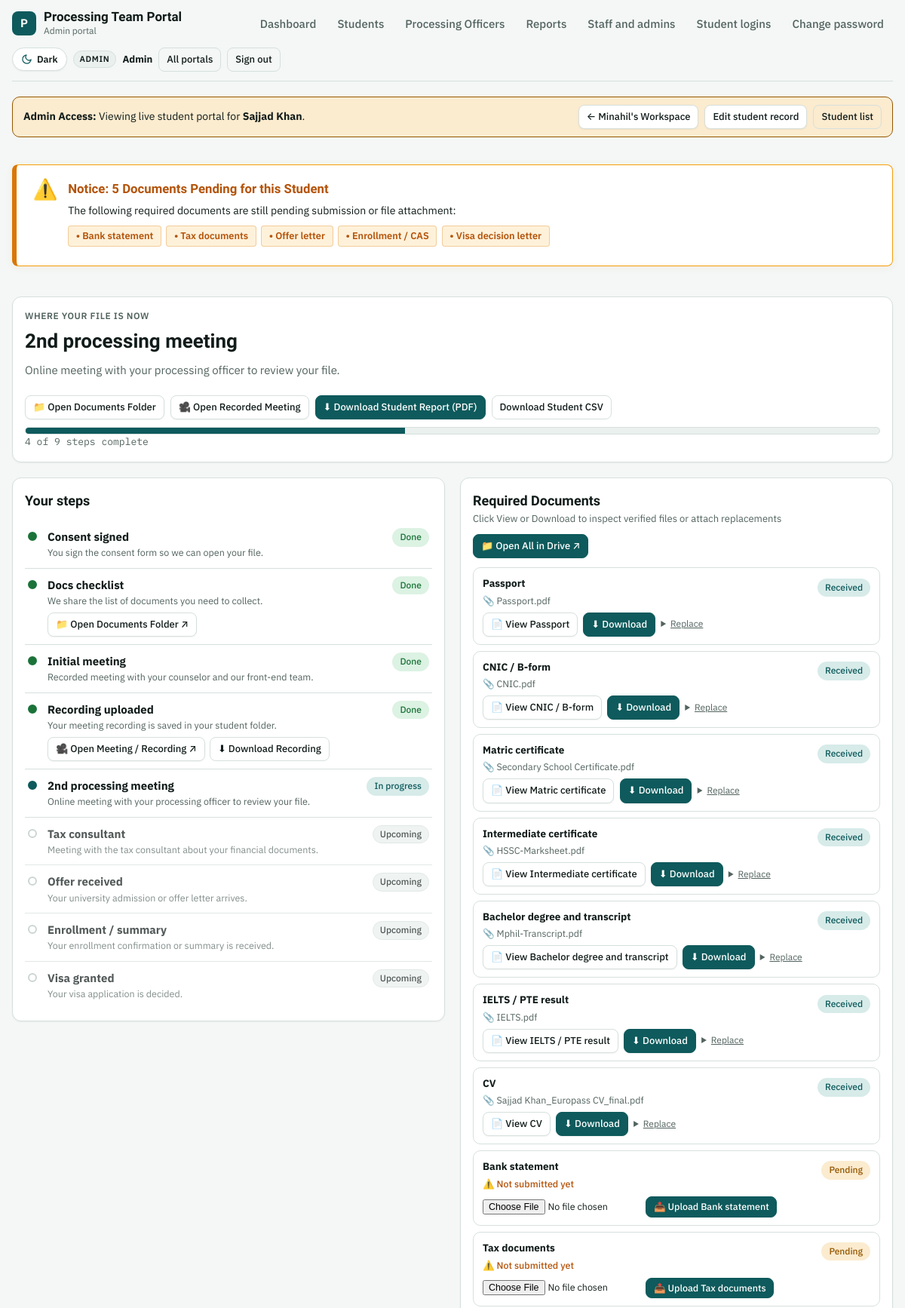
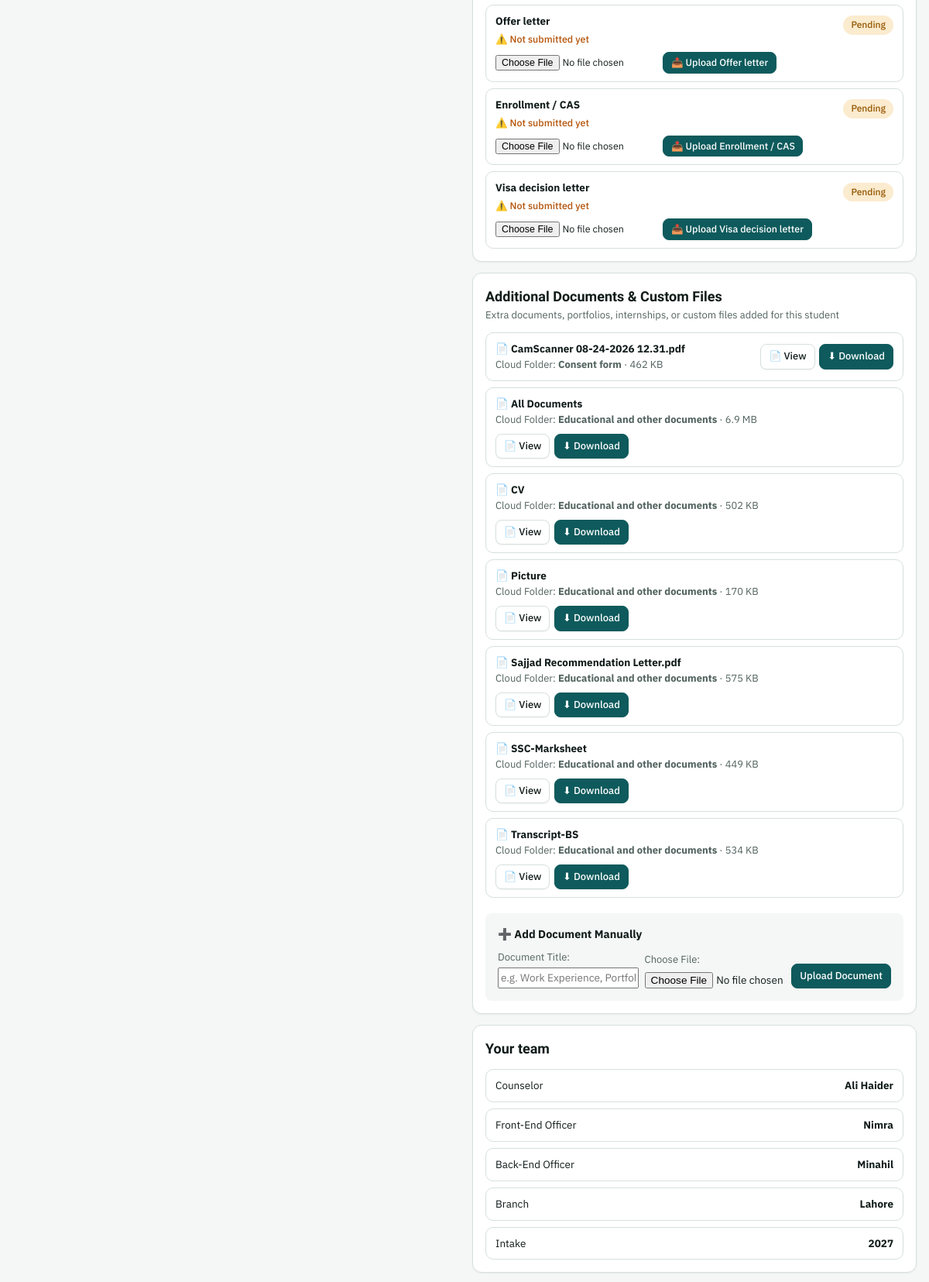
Page /admin/progress.php?id=1 (signed in, upper part) on the committed database (2 pictures, top to bottom).
### tables this page shows
CREATE TABLE users (
  id                   INTEGER PRIMARY KEY AUTOINCREMENT,
  name                 TEXT NOT NULL,
  username             TEXT NOT NULL UNIQUE,
  password_hash        TEXT NOT NULL,
  role                 TEXT NOT NULL CHECK(role IN ('admin','officer','student')),
  student_id           INTEGER NULL UNIQUE,
  active               INTEGER NOT NULL DEFAULT 1,
  must_change_password INTEGER NOT NULL DEFAULT 1,
  last_login           TEXT NULL,
  created_at           TEXT NOT NULL, department TEXT DEFAULT 'backend',
  FOREIGN KEY (student_id) REFERENCES students(id) ON DELETE CASCADE
);

CREATE TABLE students (
  id                INTEGER PRIMARY KEY AUTOINCREMENT,
  name              TEXT NOT NULL,
  counselor         TEXT NULL,
  officer_id        INTEGER NULL,
  entered_by        INTEGER NULL,
  refund            TEXT NULL,
  branch            TEXT NULL,
  intake            TEXT NULL,
  received_date     TEXT NULL,
  consult1          TEXT NULL,
  consent           TEXT NULL,
  docs_checklist    TEXT NULL,
  initial_meeting   TEXT NULL,
  follow_up_1       TEXT NULL,
  recorded_uploaded TEXT NULL,
  drive_link        TEXT NULL,
  meeting_priority  TEXT NULL,
  second_meeting    TEXT NULL,
  follow_up_2       TEXT NULL,
  tax_meeting       TEXT NULL,
  follow_up_3       TEXT NULL,
  offer             TEXT NULL,
  consult2          TEXT NULL,
  disc2             TEXT NULL,
  enrollment        TEXT NULL,
  consult3          TEXT NULL,
  disc3             TEXT NULL,
  visa              TEXT NULL,
  last_installment  TEXT NULL,
  remarks           TEXT NULL,
  created_at        TEXT NOT NULL,
  updated_at        TEXT NULL
, csc_status TEXT DEFAULT NULL, csc_verified_at TEXT DEFAULT NULL, csc_verified_by INTEGER DEFAULT NULL, sheet_sr INTEGER, email TEXT, student_password TEXT, portal_id TEXT, portal_password TEXT, shortlisting TEXT, pending_docs_note TEXT, doc_request_date TEXT, enrollment_date TEXT, installment_1 TEXT, installment_2 TEXT, installment_3 TEXT, installment_4 TEXT, threat_cancellation TEXT, meeting_link TEXT, drive_files_json TEXT NULL, frontend_officer_id INTEGER DEFAULT NULL, frontend_officer_name TEXT DEFAULT NULL);

CREATE TABLE student_documents (
  student_id  INTEGER NOT NULL,
  doc_index   INTEGER NOT NULL,
  status      TEXT NOT NULL,
  updated_by  INTEGER NULL,
  updated_at  TEXT NOT NULL, file_path TEXT NULL, file_name TEXT NULL, file_size INTEGER NULL, mime_type TEXT NULL, uploaded_at TEXT NULL, uploaded_by INTEGER NULL,
  PRIMARY KEY (student_id, doc_index),
  FOREIGN KEY (student_id) REFERENCES students(id) ON DELETE CASCADE
);

### app/pages/student_view.php (the view, shortened to what the rows shown need)
<?php
$r = q('SELECT s.id, s.name, s.counselor, s.branch, s.intake, s.drive_link, s.meeting_link, s.drive_files_json,
               s.consent, s.docs_checklist, s.initial_meeting, s.recorded_uploaded, s.second_meeting,
               s.tax_meeting, s.offer, s.enrollment, s.visa,
               s.follow_up_1, s.follow_up_2, s.follow_up_3,
               s.email, s.portal_id, s.shortlisting, s.pending_docs_note,
               s.officer_id, s.frontend_officer_id,
               o.name AS officer_name,
               COALESCE(fo.name, s.frontend_officer_name) AS frontend_officer_name
        FROM students s
        LEFT JOIN users o ON o.id = s.officer_id
        LEFT JOIN users fo ON fo.id = s.frontend_officer_id
        WHERE s.id = ?', [$sid])->fetch();
$docs = [];
foreach (q('SELECT doc_index, status, file_name, file_size, file_path FROM student_documents WHERE student_id = ?', [$sid]) as $d) {
    $docs[(int)$d['doc_index']] = $d;
}
$ns = next_stage($r);
if ($r['visa'] === 'Granted') $head = ['Visa granted', 'Congratulations. Your processing officer will share the next steps for travel.'];
elseif ($r['visa'] === 'Refused') $head = ['Visa refused', 'Your processing officer will contact you about the options.'];
elseif ($ns) { $i = array_search($ns, array_column(STAGES, 0), true); $head = [$ns, STAGES[$i][2]]; }
else $head = ['File complete', ''];
$portalLabel = $preview ? PORTALS[$u['role']]['label'] : PORTALS['student']['label'];
$base = ($preview && $u['role'] === 'admin') ? 'admin' : (($preview && $u['role'] === 'officer') ? 'officer' : 'student');
$driveUrl = safe_link($r['drive_link'] ?? null);
$hasMeeting = student_has_meeting($r);
$meetingUrl = url('meeting.php?id=' . (int)$sid);
$isStaff = ($preview || $u['role'] === 'admin' || $u['role'] === 'officer');
page_start($preview ? 'Student progress view' : 'My file', $u, $portalLabel);
if ($preview): ?>
<div class="flash warn" style="display:flex;justify-content:space-between;align-items:center;flex-wrap:wrap;gap:0.5rem; margin-bottom: 1rem;">
  <div><b><?= h(ucfirst($u['role'])) ?> Access:</b> Viewing live student portal for <b><?= h($r['name']) ?></b>.</div>
  <div style="display:flex;gap:0.5rem;align-items:center;flex-wrap:wrap;">
    <?php if ($u['role'] === 'admin' && !empty($r['officer_id'])): ?>
      <a class="btn sm" href="<?= h(url('admin/officers.php?id=' . $r['officer_id'])) ?>">← <?= h($r['officer_name'] ?: 'Officer') ?>'s Workspace</a>
    <?php endif; ?>
    <a class="btn sm" href="<?= h(url($base . '/student.php?id=' . $sid)) ?>">Edit student record</a>
    <a class="btn sm ghost" href="<?= h(url($base . '/students.php')) ?>">Student list</a>
  </div>
</div>
<?php endif; ?>
<section class="panel hero-step">
  <div style="display:flex;justify-content:space-between;align-items:flex-start;flex-wrap:wrap;gap:1rem;">
    <div>
      <h1><?= h($head[0]) ?></h1>
    </div>
  </div>
</section>
<div class="grid2">
  <section class="panel">
    <div class="panel-h"><h2>Your steps</h2></div>
    <ol class="tl">
    <?php foreach (STAGES as $i => $s):
        $st = stage_done($r, $i) ? 'done' : ($s[0] === $ns ? 'now' : 'later'); ?>
      <li class="<?= $st ?>"><span class="dot"></span>
        <div>
          <b><?= h($s[0]) ?></b>
          <div class="m"><?= h($s[2]) ?></div>
          <?php if ($isStaff): ?>
            <?php if ($s[1] === 'recorded_uploaded'): ?>
              <?php if ($hasMeeting): ?>
                <div style="margin-top:0.35rem; display:flex; gap:0.4rem; flex-wrap:wrap;">
                  <a class="btn sm" href="<?= h($meetingUrl) ?>" target="_blank" rel="noopener noreferrer">🎥 Open Meeting / Recording ↗</a>
                  <a class="btn sm ghost" href="<?= h($meetingUrl . '&download=1') ?>">⬇ Download Recording</a>
                </div>
              <?php else: ?>
                <div class="small" style="color:#ef4444; margin-top:0.35rem; font-weight:600;">
                  ⚠️ Recorded meeting video not available
                </div>
              <?php endif; ?>
            <?php elseif ($s[1] === 'docs_checklist' && $driveUrl): ?>
              <div style="margin-top:0.35rem;"><a class="btn sm" href="<?= h($driveUrl) ?>" target="_blank" rel="noopener noreferrer">📁 Open Documents Folder ↗</a></div>
            <?php endif; ?>
          <?php endif; ?>
        </div>
        <?php
          $pillClass = $st === 'done' ? 'ok' : ($st === 'now' ? 'acc' : '');
          $pillText = $st === 'done' ? 'Done' : ($st === 'now' ? 'In progress' : 'Upcoming');
        ?>
        <span class="pill <?= $pillClass ?>"><?= $pillText ?></span></li>
    <?php endforeach; ?>
    </ol>
  </section>
  <div class="stack">
    <section class="panel">
      <div class="panel-h">
        <div>
          <h2>Required Documents</h2>
        </div>
      </div>
      <div class="list">
      <?php foreach (DOCS as $i => $d):
        $dRow = $docs[$i] ?? null;
        $v = is_array($dRow) ? ($dRow['status'] ?? '') : (string)$dRow;
        $hasFile = is_array($dRow) && !empty($dRow['file_path']);
        $fileName = ($hasFile && !empty($dRow['file_name'])) ? $dRow['file_name'] : '';
      ?>
        <div class="li" style="flex-wrap:wrap; gap:0.6rem; justify-content:space-between; align-items:flex-start;">
          <div style="flex: 1; min-width: 240px;">
            <b><?= h($d) ?></b>
            <?php if ($hasFile): ?>
              <div class="small muted" style="font-size:0.78rem; margin-top:0.15rem;">📎 <?= h($fileName) ?></div>
              <div class="small" style="margin-top:0.35rem; display:flex; gap:0.45rem; align-items:center; flex-wrap:wrap;">
                <a class="btn sm" href="<?= h(url('document.php?id=' . $sid . '&doc=' . $i)) ?>" target="_blank" title="View <?= h($fileName) ?>">📄 View <?= h($d) ?></a>
                <a class="btn sm primary" href="<?= h(url('document.php?id=' . $sid . '&doc=' . $i . '&download=1')) ?>" title="Download <?= h($fileName) ?>">⬇ Download</a>
                <?php if ($isStaff): ?>
                  <details style="display:inline-block;">
                    <summary class="small muted" style="cursor:pointer; font-size:0.75rem; text-decoration:underline;">Replace</summary>
                  </details>
                <?php endif; ?>
              </div>
            <?php endif; ?>
          </div>
          <span class="pill <?= pill_class($v ?: 'Pending') ?>" style="margin-top:0.2rem;"><?= h($v ?: 'Pending') ?></span>
        </div>
      <?php endforeach; ?>
      </div>
    </section>
    <section class="panel">
      <div class="panel-h">
        <div>
          <h2>Additional Documents & Custom Files</h2>
        </div>
      </div>
    </section>
    <section class="panel">
      <div class="panel-h"><h2>Your team</h2></div>
      <div class="list">
        <div class="li"><span>Counselor</span><b><?= h($r['counselor'] ?: 'Not assigned') ?></b></div>
        <div class="li"><span>Branch</span><b><?= h($r['branch']) ?></b></div>
        <div class="li"><span>Intake</span><b><?= h($r['intake']) ?></b></div>
      </div>
    </section>
  </div>
</div>
<?php page_end();

### app/layout.php (shortened to what the rows shown need)
<?php
function nav_items(string $role): array {
    return match ($role) {
        'admin'   => ['admin/index.php' => 'Dashboard', 'admin/students.php' => 'Students', 'admin/officers.php' => 'Processing Officers', 'admin/reports.php' => 'Reports', 'admin/staff.php' => 'Staff and admins', 'admin/logins.php' => 'Student logins'],
        'officer' => ['officer/index.php' => 'Dashboard', 'officer/students.php' => 'My students'],
        'student' => ['student/index.php' => 'My file'],
        default   => [],
    };
}
function theme_toggle_btn(): string {
    return '<button type="button" class="theme-toggle" data-theme-toggle aria-label="Switch theme" title="Switch between Light and Dark mode" aria-pressed="false">'
         . '<svg class="icon-sun" viewBox="0 0 24 24" aria-hidden="true"><circle cx="12" cy="12" r="5"/><line x1="12" y1="1" x2="12" y2="3"/><line x1="12" y1="21" x2="12" y2="23"/><line x1="4.22" y1="4.22" x2="5.64" y2="5.64"/><line x1="18.36" y1="18.36" x2="19.78" y2="19.78"/><line x1="1" y1="12" x2="3" y2="12"/><line x1="21" y1="12" x2="23" y2="12"/><line x1="4.22" y1="19.78" x2="5.64" y2="18.36"/><line x1="18.36" y1="5.64" x2="19.78" y2="4.22"/></svg>'
         . '<svg class="icon-moon" viewBox="0 0 24 24" aria-hidden="true"><path d="M21 12.79A9 9 0 1 1 11.21 3 7 7 0 0 0 21 12.79z"/></svg>'
         . '<span data-theme-label>Dark</span>'
         . '</button>';
}
function page_start(string $title, ?array $u = null, string $portalLabel = ''): void {
    global $CONFIG;
    $self = ltrim(substr(parse_url($_SERVER['REQUEST_URI'] ?? '', PHP_URL_PATH) ?: '', strlen(base_url())), '/');
    $cookieTheme = $_COOKIE['ptp_theme'] ?? '';
    $htmlThemeAttr = in_array($cookieTheme, ['light', 'dark'], true) ? ' data-theme="' . h($cookieTheme) . '"' : '';
    ?><!doctype html>
<html lang="en"<?= $htmlThemeAttr ?>>
<head>
<link rel="stylesheet" href="<?= h(url('assets/style.css')) ?>">
</head>
<body>
<div class="wrap">
<?php if ($u): ?>
<header class="top">
  <a class="brand" href="<?= h(url('index.php')) ?>" style="text-decoration:none; color:inherit;"><div class="mark">P</div><div><div class="app"><?= h($CONFIG['app_name']) ?></div><small><?= h($portalLabel) ?></small></div></a>
  <nav class="tabs">
    <?php foreach (nav_items($u['role']) as $href => $label): ?>
      <a href="<?= h(url($href)) ?>" <?= $self === $href ? 'aria-current="page"' : '' ?>><?= h($label) ?></a>
    <?php endforeach; ?>
    <a href="<?= h(url('account/password.php?portal=' . $u['role'])) ?>" <?= $self === 'account/password.php' ? 'aria-current="page"' : '' ?>>Change password</a>
  </nav>
  <div class="who">
    <?= theme_toggle_btn() ?>
    <span class="role"><?= h(ucfirst($u['role'] === 'officer' ? 'Officer' : $u['role'])) ?></span>
    <b><?= h($u['name']) ?></b>
    <a class="btn sm ghost" href="<?= h(url('index.php')) ?>">All portals</a>
    <form method="post" action="<?= h(url('logout.php')) ?>"><button class="btn sm ghost" type="submit">Sign out</button></form>
  </div>
</header>
<?php else: ?>
<div class="guest-topbar">
  <?= theme_toggle_btn() ?>
</div>
<?php endif; ?>
<main>
<?php endforeach;
}
function page_end(): void { ?>
</main>
</div>
</body>
</html>
<?php }
function pill_class(string $v): string {
    return match ($v) {
        'Granted', 'Verified', 'Yes', 'Done' => 'ok',
        'Refused', 'Non-Refundable', 'No'    => 'bad',
        'Pending', 'Requested'               => 'warn',
        default                              => 'acc',
    };
}

### rows in the picture
users: role "Admin portal", role "Dashboard", role "Students", role "Processing Officers", role "Reports", role "Staff and admins", role "Student logins", role "ADMIN", name "Admin", role "Admin"
students: name "Sajjad Khan", consent "Done", docs_checklist "Done", initial_meeting "Done", meeting_link "Done", second_meeting "In progress", tax_meeting "Upcoming", offer "Upcoming", enrollment "Upcoming", visa "Upcoming", counselor "Ali Haider", branch "Lahore", intake "2027"
student_documents: file_name "Passport.pdf"
student_documents: file_name "CNIC.pdf"
student_documents: file_name "Secondary School Certificate.pdf"
student_documents: file_name "HSSC-Marksheet.pdf"
student_documents: file_name "Mphil-Transcript.pdf"
student_documents: file_name "IELTS.pdf"
student_documents: file_name "Sajjad Khan_Europass CV_final.pdf"

### other values in the picture
$CONFIG['app_name'] "Processing Team Portal"
$r['officer_name'] ?: 'Officer' "Minahil"
$pendingCount "5"
$pDoc "Bank statement"
$pDoc "Tax documents"
$pDoc "Offer letter"
$pDoc "Enrollment / CAS"
$pDoc "Visa decision letter"
$head[0] "2nd processing meeting"
$head[1] "Online meeting with your processing officer to review your file."
$done "4"
$total "9"
$s[0] "Consent signed"
$s[2] "You sign the consent form so we can open your file."
$s[0] "Docs checklist"
